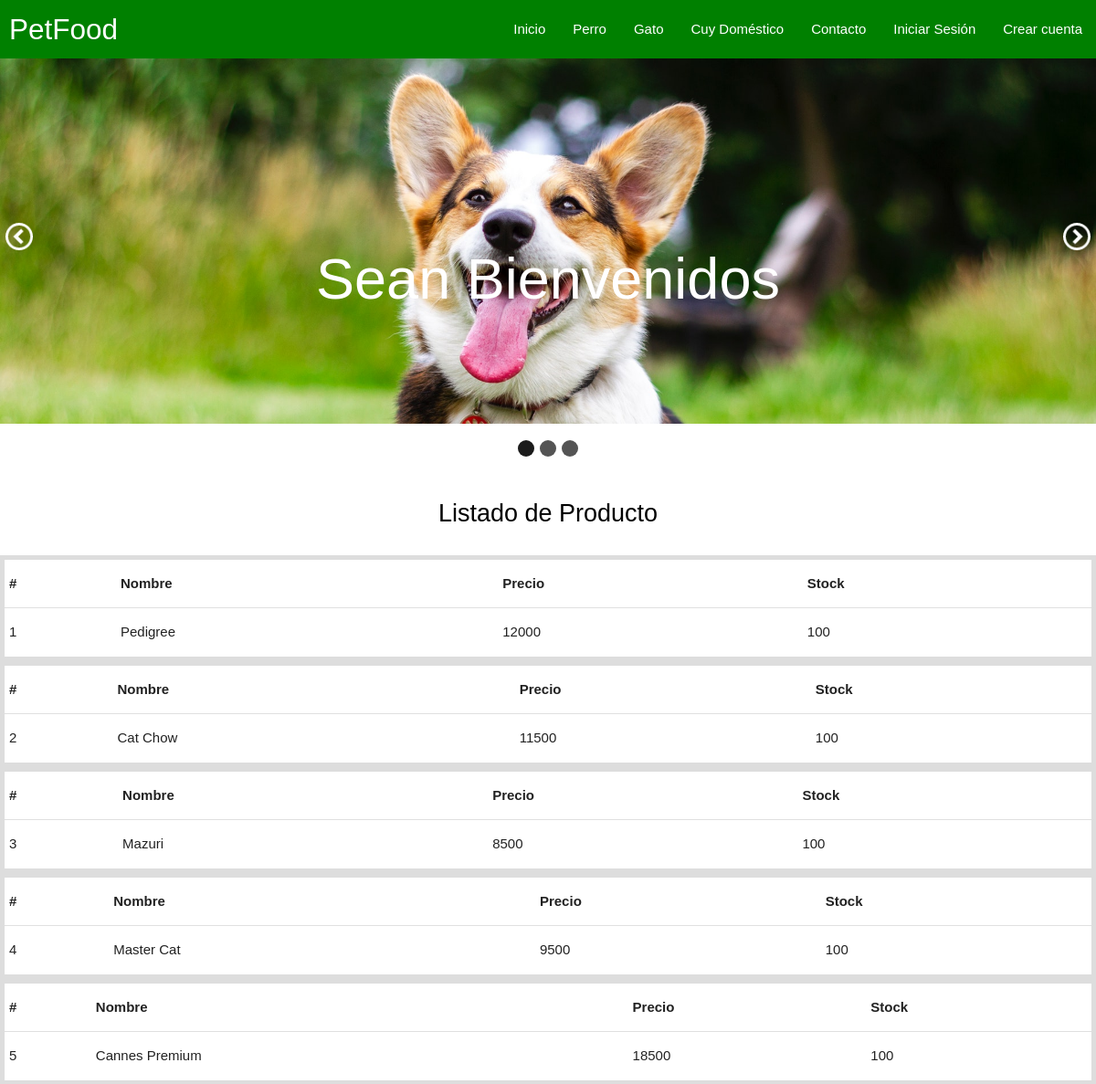
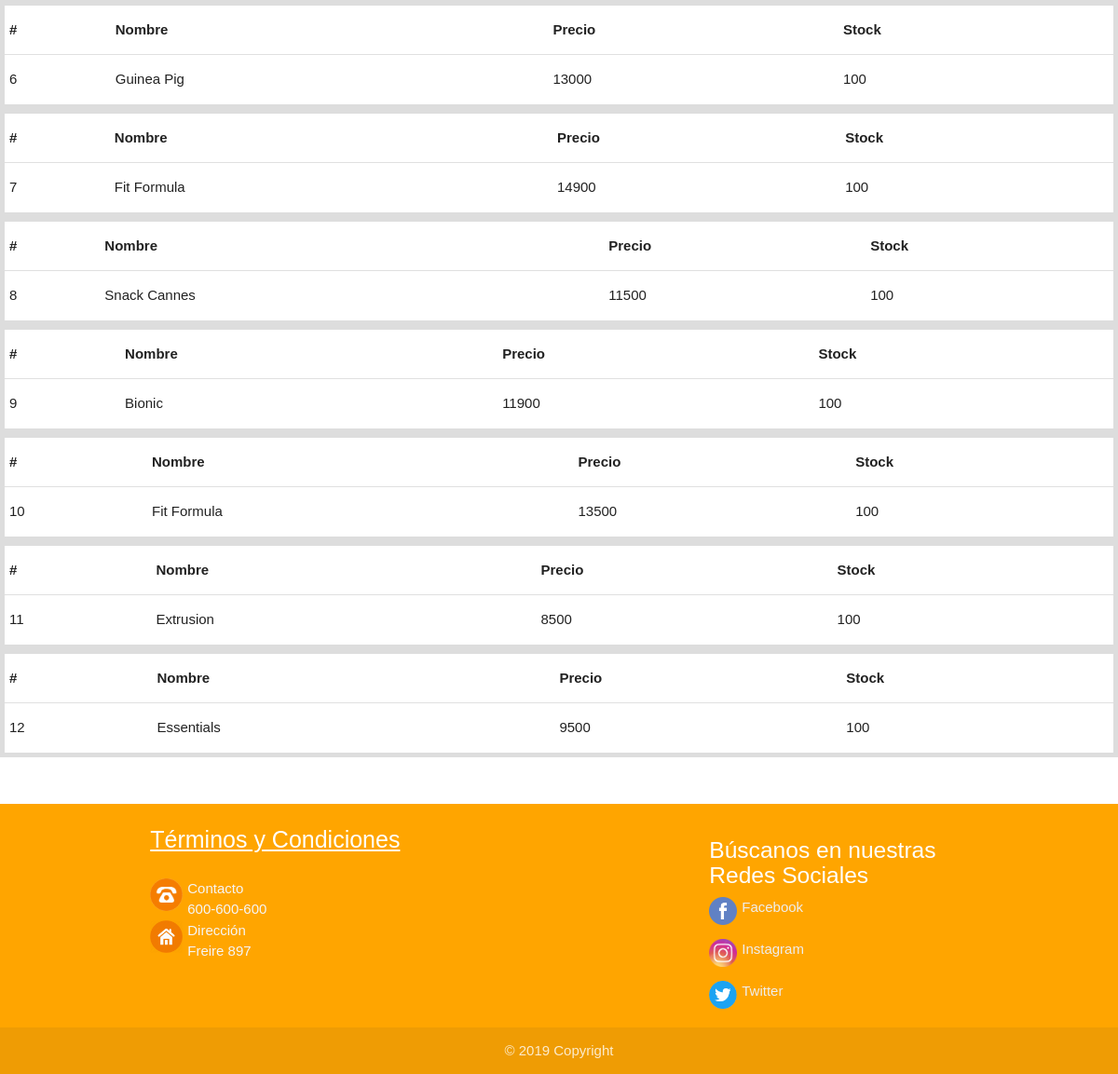
Page /home/listar on the committed database (2 pictures, top to bottom).
### mascotas/models.py (models this page shows, shortened)
class Producto(models.Model):
    id = models.AutoField(primary_key=True)
    nombre = models.CharField(max_length=50)
    tipo = models.CharField(max_length=50)
    precio = models.IntegerField()
    stock = models.IntegerField()
    foto = models.ImageField(upload_to='fotos/')

### mascotas/views.py (the view)
# urls.py: path('home/listar', views.mascotas_list, name = 'listar'),
def mascotas_list(request):
    mascota = Producto.objects.all()
    context  ={'mascotas':mascota}
    return render(request,'mascota_list.html',context)

### mascotas/templates/mascota_list.html (shortened to what this page needs)
<!DOCTYPE html>
{% load static %}
<html lang="es">
	<head>
		<link href="https://file.myfontastic.com/wf9HFvhS3Y2LbYngCp5AgC/icons.css" rel="stylesheet">
		<link type="text/css" rel="stylesheet" href="{% static 'css/materialize.min.css' %}"  media="screen,projection"/>
		<link rel="stylesheet" type="text/css" href="{% static 'css/cssIndex.css' %}">
	</head>
	<body>
		<nav id="barra">
			<div class="nav-wrapper">
				<a href="{% url 'index' %}" class="brand-logo" id="titulo">PetFood</a>
				<ul class="right hide-on-med-and-down">
					<li><a href="{% url 'index' %}" id="opcionesBarra">Inicio</a></li>
					<li><a href="{% url 'indexPerro' %}" id="opcionesBarra">Perro</a></li>
					<li><a href="{% url 'indexGato' %}" id="opcionesBarra">Gato</a></li>
					<li><a href="{% url 'indexCuy' %}" id="opcionesBarra">Cuy Doméstico</a></li>
					<li><a href="{% url 'contacto' %}" id="opcionesBarra">Contacto</a></li>
					{% if user.is_authenticated %}
						<li><a class="dropdown-trigger" href="#!" data-target="dropdown">Bienvenido, {{ user.username | capfirst }}<i class="material-icons right">arrow_drop_down</i></a></li>
					{% else %}
						<li><a href="{% url 'iniciarSesion' %}" id="opcionesBarra">Iniciar Sesión</a></li>
						<li><a href="{% url 'crearCuenta' %}" id="opcionesBarra">Crear cuenta</a></li>
					{% endif %}
				</ul>
			</div>
		</nav>
		<div class="slider-wrapper theme-mi-slider">
			<div id="slider" class="nivoSlider">
			</div>
			<div id="htmlcaption1" class="nivo-html-caption">
				<h1>Sean Bienvenidos</h1>
			</div>
		</div>
{%block content %}
		<section class="group today-special">
            <h2 class="group__title">Listado de Producto</h2>
                    {% if mascotas %}
                    {% for mascota in mascotas %}
					<table class="column column--40-15">
                        <tr>
                            <th>#</th>
                            <th>Nombre</th>
                            <th>Precio</th>
                            <th>Stock</th>
                        </tr>
                        <tr>
                            <td>{{mascota.id}}</td>
                            <td>{{mascota.nombre}}</td>
                            <td>{{mascota.precio}}</td>
                            <td>{{mascota.stock}}</td>
                        </tr>
                    </table>
                {% endfor %}
                {% else %}
                <h1>No hay registros de Alimentos</h1>
                {% endif %}
		</section>
		<footer class="page-footer">
			<div class="container">
				<div class="row">
					<div class="col l6 s12">
						<a class="white-text" id="terminos" href="#!">Términos y Condiciones</a><br><br>
						<div>
							<img src="{% static 'img/telefono.png' %}" id="iconosInfo">
							<p class="grey-text text-lighten-4">Contacto<br>
								600-600-600
							</p>
						</div>
						<div>
							<img src="{% static 'img/casa.png' %}" id="iconosInfo">
							<p class="grey-text text-lighten-4">Dirección<br>
								Freire 897
							</p>
						</div>
					</div>
					<div class="col l4 offset-l2 s12">
						<h5 class="white-text">Búscanos en nuestras Redes Sociales</h5>
						<ul>
							<li><a class="grey-text text-lighten-3" href="#!"><img src="{% static 'img/facebook.png' %}" id="socialIcon">Facebook</a></li><br>
							<li><a class="grey-text text-lighten-3" href="#!"><img src="{% static 'img/instagram.png' %}" id="socialIcon">Instagram</a></li><br>
							<li><a class="grey-text text-lighten-3" href="#!"><img src="{% static 'img/twitter.png' %}" id="socialIcon">Twitter</a></li>
						</ul>
					</div>
				</div>
			</div>
			<div class="footer-copyright">
				<div class="container" id="copyright">
					© 2019 Copyright
				</div>
			</div>
		</footer>
    </body>
    {% endblock%}
</html>

### mascotas/static/css/cssIndex.css (style rules this page uses)
.nivoSlider { position:relative; width:100%; height:auto; overflow: hidden; }
.nivo-html-caption { display:none; }
* { margin: 0; padding: 0; -webkit-box-sizing: border-box; -moz-box-sizing: border-box; box-sizing: border-box; }
.theme-mi-slider .nivoSlider { position:relative; }
.nivo-html-caption { position: absolute; }
* { box-sizing: border-box }
body { font-family: Verdana, sans-serif; margin:0 }
img { vertical-align: middle; }
.page-footer { margin-top: 50px; background-color: orange; }
#terminos { font-size: 25px; text-decoration: underline; }
#iconosInfo { width: 35px; height: 35px; float: left; margin-right: 5px; }
#socialIcon { width: 30px; height: 30px; float: left; margin-right: 5px; }
#copyright { text-align: center; }
img { display: block; width: 50%; max-width: 100%; }
.container { width: 75%; margin: auto; }
.column { width: 100%; }
.group__title { font-family:cursive solid 50px; color: black; text-align: center; font-weight: 100; font-size: 1.8em; margin: 30px; }
.today-special .column { border: 5px solid #ddd; padding: 5px; }
#barra { background-color: green; }
#titulo { text-indent: 10px; }

### rows in the picture
Producto: id "1", nombre "Pedigree", precio "12000", stock "100"
Producto: id "2", nombre "Cat Chow", precio "11500", stock "100"
Producto: id "3", nombre "Mazuri", precio "8500", stock "100"
Producto: id "4", nombre "Master Cat", precio "9500", stock "100"
Producto: id "5", nombre "Cannes Premium", precio "18500", stock "100"
Producto: id "6", nombre "Guinea Pig", precio "13000", stock "100"
Producto: id "7", nombre "Fit Formula", precio "14900", stock "100"
Producto: id "8", nombre "Snack Cannes", precio "11500", stock "100"
Producto: id "9", nombre "Bionic", precio "11900", stock "100"
Producto: id "10", nombre "Fit Formula", precio "13500", stock "100"
Producto: id "11", nombre "Extrusion", precio "8500", stock "100"
Producto: id "12", nombre "Essentials", precio "9500", stock "100"
